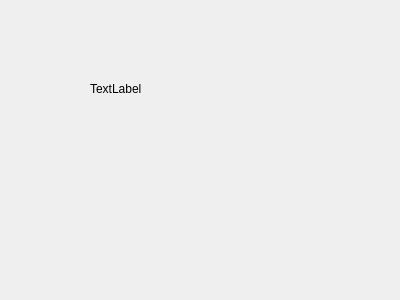
<?xml version="1.0" encoding="UTF-8"?>
<ui version="4.0">
 <class>MainWidget</class>
 <widget class="QWidget" name="MainWidget">
  <property name="geometry">
   <rect>
    <x>0</x>
    <y>0</y>
    <width>400</width>
    <height>300</height>
   </rect>
  </property>
  <property name="windowTitle">
   <string>MainWidget</string>
  </property>
  <widget class="QLabel" name="label">
   <property name="geometry">
    <rect>
     <x>90</x>
     <y>80</y>
     <width>67</width>
     <height>17</height>
    </rect>
   </property>
   <property name="text">
    <string>TextLabel</string>
   </property>
  </widget>
 </widget>
 <layoutdefault spacing="6" margin="11"/>
 <resources/>
 <connections/>
</ui>
